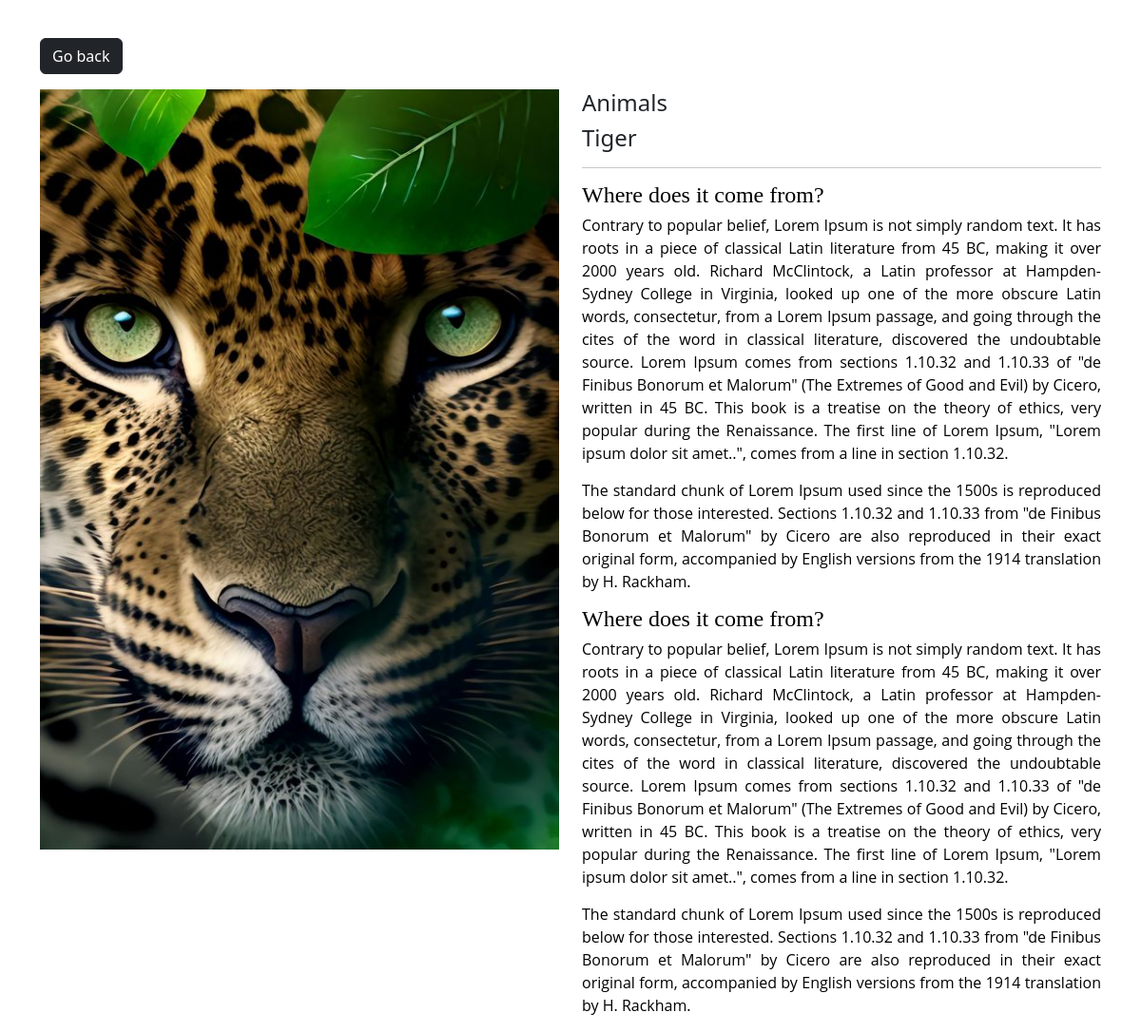
/photo/15/, run on the app's committed database.
### myapp/models.py (models this page shows, shortened)
class Photo(models.Model):
     category = models.ForeignKey(Category, on_delete=models.SET_NULL, null=True)
     title = models.CharField(max_length=100, null=True, blank=True)
     image = models.ImageField(null=False, blank=False)
     description = models.TextField()
     created=models.DateTimeField(auto_now=True,null=True)
     updated=models.DateTimeField(auto_now=True,null=True)

class Category(models.Model):
     name = models.CharField(max_length=100,   null=False, blank=False)
     def __str__(self):
          return self.name

### myapp/views.py (the view)
# urls.py: path('photo/<str:pk>/', views.viewPhoto, name= "photo"),
def viewPhoto(request, pk):
     photo = Photo.objects.get(id=pk)
     context = {
          'photo':photo
     }
     return render(request, 'photos/photo.html', context)

### myapp/templates/photos/photo.html (shortened to what this page needs)
<!DOCTYPE html>
<html lang="en">
<head>
     <link href="https://cdn.jsdelivr.net/npm/bootstrap@5.3.1/dist/css/bootstrap.min.css" rel="stylesheet">
</head>
<body class="m-4">
     <div class="container">
          <div class="row justify-content-center">
               <div class="col">
                    <a href="{% url 'gallary' %}" class="btn btn-dark my-3">Go back</a>
                    <div style="height: 90vh;">
                         <div class="row">
                              <div class="col-md-6">
                                   <img src="{{ photo.image.url }}" alt="" class="image-thumbail">
                              </div>
                              <div class="col-md-6">
                                   <h4>{{ photo.category}}</h4>
                                   <h4>  {{ photo.title}}</h4>
                                   <hr>
                                   <p>{{ photo.description|safe}}</p>
                              </div>
                         </div>
                    </div>
               </div>
          </div>
     </div>
</body>
</html>

### myapp/templates/photos/photo.html (style rules this page uses)
.image-thumbail { height: 800px; width: 100%; object-fit: cover; }

### data on the page
Photo: image (picture), category "Animals", title "Tiger", description "Where does it come from? Contrary to popular belief, Lorem Ipsum is not simply random text. It has roots in a piece of classical Latin literature from 45 BC, making it over 2000 years old. Richard McClintock, a Latin professor at Hampden-Sydney College in Virginia, looked up one of the more obscure Latin words, consectetur, from a Lorem Ipsum passage, and going through the cites of the word in classical literature, discovered the undoubtable source. Lorem Ipsum comes from sections 1.10.32 and 1.10.33 of \"de Finibus Bonorum et Malorum\" (The Extremes of Good and Evil) by Cicero, written in 45 BC. This book is a treatise on the theory of ethics, very popular during the Renaissance. The first…"
